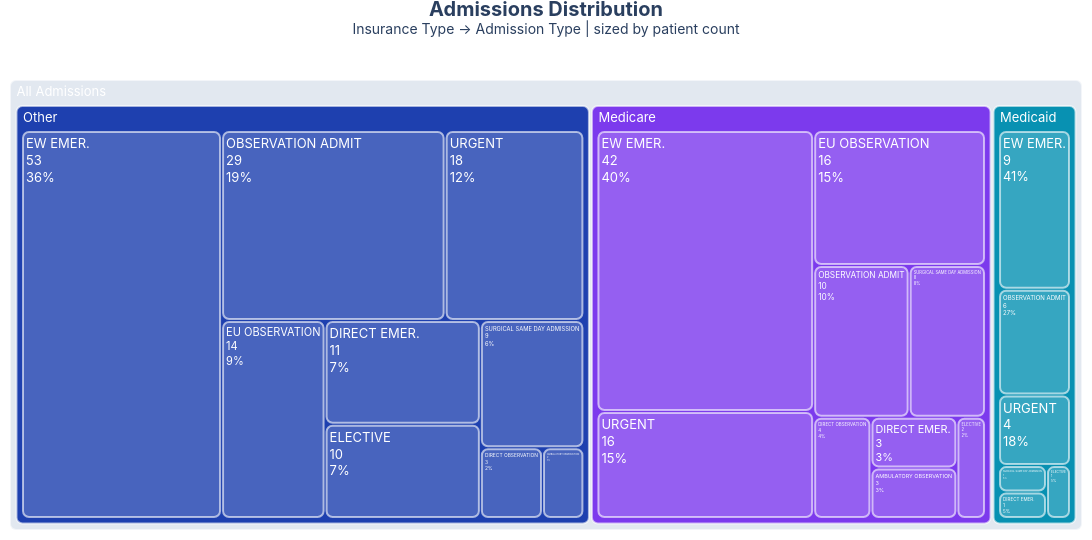

The notebook cell saved with this chart:
### Code cell
import plotly.express as px
from IPython.display import display

# Prepare data: count admissions by insurance and admission_type
treemap_data = patient_admissions.groupby(['insurance', 'admission_type']).size().reset_index(name='count')

# Add a root column for the treemap hierarchy
treemap_data['root'] = 'All Admissions'

# Assign a distinct color per insurance type (parent level)
insurance_colors = {
    'Other': '#1e40af',      # navy blue
    'Medicare': '#7c3aed',   # violet
    'Medicaid': '#0891b2',   # teal
}
treemap_data['color'] = treemap_data['insurance'].map(insurance_colors)

fig = px.treemap(
    treemap_data,
    path=['root', 'insurance', 'admission_type'],
    values='count',
    color='insurance',
    color_discrete_map={'(?)': '#e2e8f0', **insurance_colors},
    hover_data={'count': True},
)

fig.update_traces(
    textinfo='label+value+percent parent',
    textfont=dict(size=13, family='Inter, Arial, sans-serif', color='white'),
    marker=dict(
        cornerradius=6,
        line=dict(width=2, color='rgba(255,255,255,0.6)'),
        depthfade='reversed',
    ),
    hovertemplate='<b>%{label}</b><br>Admissions: %{value}<br>%{percentParent:.1%} of parent<extra></extra>',
    root_color='rgba(248,249,252,1)',
)

fig.update_layout(
    title=dict(
        text='<b>Admissions Distribution</b><br><sup>Insurance Type → Admission Type | sized by patient count</sup>',
        font=dict(size=20, family='Inter, Arial, sans-serif'),
        x=0.5,
        xanchor='center',
        y=0.97
    ),
    margin=dict(l=10, r=10, t=80, b=10),
    width=1280,
    height=540,
    template='plotly_white',
    showlegend=False,
)

fig.show()

# Pivot table: insurance x admission_type counts
pivot = (
    treemap_data.pivot(index='insurance', columns='admission_type', values='count')
    .fillna(0)
    .astype(int)
)
pivot['Total'] = pivot.sum(axis=1)
display(pivot)

### Figure 1 — Plotly figure (JSON) as saved in the notebook; plotly's stock layout.template omitted (floating-point values rounded to 4 significant figures)
{"data": [{"branchvalues": "total", "customdata": [[275, "(?)"], [22, "Medicaid"], [4, "Medicaid"], [1, "Medicaid"], [1, "Medicaid"], [9, "Medicaid"], [1, "Medicaid"], [6, "Medicaid"], [104, "Medicare"], [16, "Medicare"], [10, "Medicare"], [8, "Medicare"], [16, "Medicare"], [2, "Medicare"], [4, "Medicare"], [3, "Medicare"], [3, "Medicare"], [42, "Medicare"], [149, "Other"], [2, "Other"], [3, "Other"], [10, "Other"], [14, "Other"], [53, "Other"], [29, "Other"], [9, "Other"], [18, "Other"], [11, "Other"]], "domain": {"x": [0, 1], "y": [0, 1]}, "hovertemplate": "<b>%{label}</b><br>Admissions: %{value}<br>%{percentParent:.1%} of parent<extra></extra>", "ids": ["All Admissions", "All Admissions/Medicaid", "All Admissions/Medicaid/URGENT", "All Admissions/Medicaid/SURGICAL SAME DAY ADMISSION", "All Admissions/Medicaid/DIRECT EMER.", "All Admissions/Medicaid/EW EMER.", "All Admissions/Medicaid/ELECTIVE", "All Admissions/Medicaid/OBSERVATION ADMIT", "All Admissions/Medicare", "All Admissions/Medicare/URGENT", "All Admissions/Medicare/OBSERVATION ADMIT", "All Admissions/Medicare/SURGICAL SAME DAY ADMISSION", "All Admissions/Medicare/EU OBSERVATION", "All Admissions/Medicare/ELECTIVE", "All Admissions/Medicare/DIRECT OBSERVATION", "All Admissions/Medicare/DIRECT EMER.", "All Admissions/Medicare/AMBULATORY OBSERVATION", "All Admissions/Medicare/EW EMER.", "All Admissions/Other", "All Admissions/Other/AMBULATORY OBSERVATION", "All Admissions/Other/DIRECT OBSERVATION", "All Admissions/Other/ELECTIVE", "All Admissions/Other/EU OBSERVATION", "All Admissions/Other/EW EMER.", "All Admissions/Other/OBSERVATION ADMIT", "All Admissions/Other/SURGICAL SAME DAY ADMISSION", "All Admissions/Other/URGENT", "All Admissions/Other/DIRECT EMER."], "labels": ["All Admissions", "Medicaid", "URGENT", "SURGICAL SAME DAY ADMISSION", "DIRECT EMER.", "EW EMER.", "ELECTIVE", "OBSERVATION ADMIT", "Medicare", "URGENT", "OBSERVATION ADMIT", "SURGICAL SAME DAY ADMISSION", "EU OBSERVATION", "ELECTIVE", "DIRECT OBSERVATION", "DIRECT EMER.", "AMBULATORY OBSERVATION", "EW EMER.", "Other", "AMBULATORY OBSERVATION", "DIRECT OBSERVATION", "ELECTIVE", "EU OBSERVATION", "EW EMER.", "OBSERVATION ADMIT", "SURGICAL SAME DAY ADMISSION", "URGENT", "DIRECT EMER."], "marker": {"colors": ["#e2e8f0", "#0891b2", "#0891b2", "#0891b2", "#0891b2", "#0891b2", "#0891b2", "#0891b2", "#7c3aed", "#7c3aed", "#7c3aed", "#7c3aed", "#7c3aed", "#7c3aed", "#7c3aed", "#7c3aed", "#7c3aed", "#7c3aed", "#1e40af", "#1e40af", "#1e40af", "#1e40af", "#1e40af", "#1e40af", "#1e40af", "#1e40af", "#1e40af", "#1e40af"], "cornerradius": 6, "depthfade": "reversed", "line": {"color": "rgba(255,255,255,0.6)", "width": 2}}, "name": "", "parents": ["", "All Admissions", "All Admissions/Medicaid", "All Admissions/Medicaid", "All Admissions/Medicaid", "All Admissions/Medicaid", "All Admissions/Medicaid", "All Admissions/Medicaid", "All Admissions", "All Admissions/Medicare", "All Admissions/Medicare", "All Admissions/Medicare", "All Admissions/Medicare", "All Admissions/Medicare", "All Admissions/Medicare", "All Admissions/Medicare", "All Admissions/Medicare", "All Admissions/Medicare", "All Admissions", "All Admissions/Other", "All Admissions/Other", "All Admissions/Other", "All Admissions/Other", "All Admissions/Other", "All Admissions/Other", "All Admissions/Other", "All Admissions/Other", "All Admissions/Other"], "root": {"color": "rgba(248,249,252,1)"}, "textfont": {"color": "white", "family": "Inter, Arial, sans-serif", "size": 13}, "textinfo": "label+value+percent parent", "type": "treemap", "values": [275.0, 22.0, 4.0, 1.0, 1.0, 9.0, 1.0, 6.0, 104.0, 16.0, 10.0, 8.0, 16.0, 2.0, 4.0, 3.0, 3.0, 42.0, 149.0, 2.0, 3.0, 10.0, 14.0, 53.0, 29.0, 9.0, 18.0, 11.0]}], "layout": {"height": 540, "legend": {"tracegroupgap": 0}, "margin": {"b": 10, "l": 10, "r": 10, "t": 80}, "showlegend": false, "title": {"font": {"family": "Inter, Arial, sans-serif", "size": 20}, "text": "<b>Admissions Distribution</b><br><sup>Insurance Type → Admission Type | sized by patient count</sup>", "x": 0.5, "xanchor": "center", "y": 0.97}, "width": 1280}}
